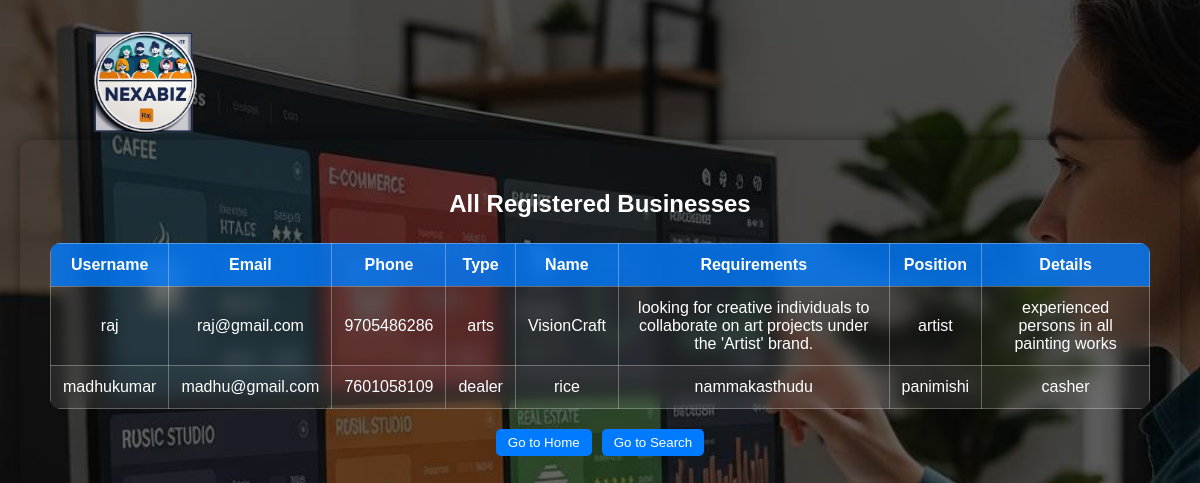
/all-businesses, run on the app's committed database.
### tables this page shows
CREATE TABLE businesses (
                id INTEGER PRIMARY KEY AUTOINCREMENT,
                username TEXT,
                email TEXT,
                phone_number TEXT,
                business_type TEXT,
                business_name TEXT,
                requirements TEXT,
                position TEXT,
                details TEXT
            );

### app.py (the view)
@app.route('/all-businesses')
def show_all_businesses():
    conn = sqlite3.connect('database.db')
    conn.row_factory = sqlite3.Row
    c = conn.cursor()
    c.execute('SELECT * FROM businesses')
    rows = c.fetchall()
    conn.close()
    businesses = [dict(row) for row in rows]
    return render_template('my_businesses.html', businesses=businesses, is_admin=session.get('is_admin', False))

### templates/my_businesses.html (shortened to what this page needs)
<!DOCTYPE html>
<html>
<head>
    <link rel="stylesheet" href="{{ url_for('static', filename='style.css') }}">
</head>
<body>
<div class="logo">
    <a href="{{ url_for('home') }}">
        <img src="{{ url_for('static', filename='logo.png') }}" alt="NexaBiz Logo">
    </a>
</div>
<div class="overlay">
    <div class="container">
        <h2>All Registered Businesses</h2>
        <table>
            <thead>
                <tr>
                    <th>Username</th>
                    <th>Email</th>
                    <th>Phone</th>
                    <th>Type</th>
                    <th>Name</th>
                    <th>Requirements</th>
                    <th>Position</th>
                    <th>Details</th>
                </tr>
            </thead>
            <tbody>
                {% for b in businesses %}
                <tr>
                    <td>{{ b.username }}</td>
                    <td>{{ b.email }}</td>
                    <td>{{ b.phone_number }}</td>
                    <td>{{ b.business_type }}</td>
                    <td>{{ b.business_name }}</td>
                    <td>{{ b.requirements }}</td>
                    <td>{{ b.position }}</td>
                    <td>{{ b.details }}</td>
                </tr>
                {% endfor %}
            </tbody>
        </table>
        <div class="actions">
            <a href="{{ url_for('home') }}"><button>Go to Home</button></a>
            <a href="{{ url_for('search') }}"><button>Go to Search</button></a>
        </div>
    </div>
</div>
</body>
</html>

### static/style.css (style rules this page uses)
body { font-family: Arial, sans-serif; margin: 0; padding: 0; background-size: cover; background-repeat: no-repeat; background-position: center; min-height: 100vh; color: #fff; }
.container { max-width: 600px; margin: auto; background-color: rgba(0, 0, 0, 0.65); padding: 30px; border-radius: 12px; margin-top: 100px; box-shadow: 0 0 15px rgba(0, 0, 0, 0.4); }
.logo { position: absolute; top: 20px; left: 20px; }
.logo img { width: 120px; height: auto; }
button { padding: 10px 20px; background-color: #28a745; color: white; border: none; border-radius: 6px; cursor: pointer; }

### data on the page
businesses: username "raj", email "raj@gmail.com", phone_number "9705486286", business_type "arts", business_name "VisionCraft", requirements "looking for creative individuals to collaborate on art projects under the 'Artist' brand.", position "artist", details "experienced persons in all painting works"
businesses: username "madhukumar", email "madhu@gmail.com", phone_number "7601058109", business_type "dealer", business_name "rice", requirements "nammakasthudu", position "panimishi", details "casher"
